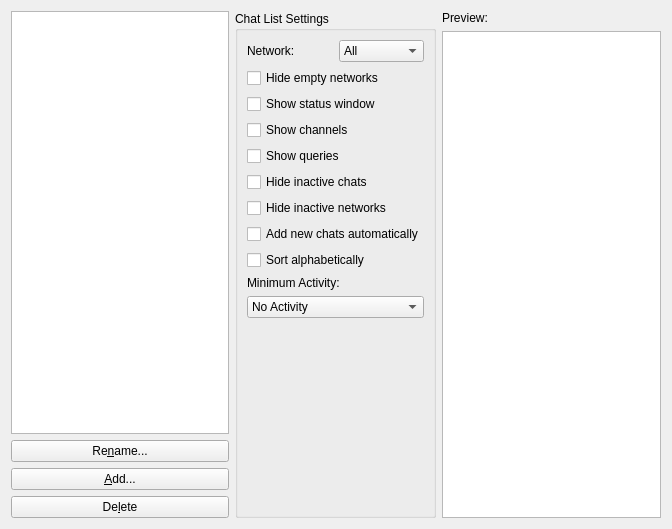
<?xml version="1.0" encoding="UTF-8"?>
<ui version="4.0">
 <class>BufferViewSettingsPage</class>
 <widget class="QWidget" name="BufferViewSettingsPage">
  <property name="geometry">
   <rect>
    <x>0</x>
    <y>0</y>
    <width>672</width>
    <height>529</height>
   </rect>
  </property>
  <property name="windowTitle">
   <string>Form</string>
  </property>
  <layout class="QHBoxLayout">
   <item>
    <layout class="QVBoxLayout">
     <item>
      <widget class="QListWidget" name="bufferViewList"/>
     </item>
     <item>
      <widget class="QPushButton" name="renameBufferView">
       <property name="sizePolicy">
        <sizepolicy hsizetype="Preferred" vsizetype="Fixed">
         <horstretch>0</horstretch>
         <verstretch>0</verstretch>
        </sizepolicy>
       </property>
       <property name="text">
        <string>Re&amp;name...</string>
       </property>
       <property name="icon">
        <iconset>
         <normaloff>:/16x16/actions/oxygen/16x16/actions/edit-rename.png</normaloff>:/16x16/actions/oxygen/16x16/actions/edit-rename.png</iconset>
       </property>
      </widget>
     </item>
     <item>
      <widget class="QPushButton" name="addBufferView">
       <property name="sizePolicy">
        <sizepolicy hsizetype="Preferred" vsizetype="Fixed">
         <horstretch>0</horstretch>
         <verstretch>0</verstretch>
        </sizepolicy>
       </property>
       <property name="text">
        <string>&amp;Add...</string>
       </property>
       <property name="icon">
        <iconset>
         <normaloff>:/16x16/actions/oxygen/16x16/actions/list-add.png</normaloff>:/16x16/actions/oxygen/16x16/actions/list-add.png</iconset>
       </property>
       <property name="iconSize">
        <size>
         <width>16</width>
         <height>16</height>
        </size>
       </property>
      </widget>
     </item>
     <item>
      <widget class="QPushButton" name="deleteBufferView">
       <property name="sizePolicy">
        <sizepolicy hsizetype="Preferred" vsizetype="Fixed">
         <horstretch>0</horstretch>
         <verstretch>0</verstretch>
        </sizepolicy>
       </property>
       <property name="text">
        <string>De&amp;lete</string>
       </property>
       <property name="icon">
        <iconset>
         <normaloff>:/16x16/actions/oxygen/16x16/actions/edit-delete.png</normaloff>:/16x16/actions/oxygen/16x16/actions/edit-delete.png</iconset>
       </property>
      </widget>
     </item>
    </layout>
   </item>
   <item>
    <widget class="QGroupBox" name="settingsGroupBox">
     <property name="title">
      <string>Chat List Settings</string>
     </property>
     <layout class="QVBoxLayout" name="verticalLayout">
      <item>
       <layout class="QHBoxLayout">
        <item>
         <widget class="QLabel" name="label">
          <property name="text">
           <string>Network:</string>
          </property>
         </widget>
        </item>
        <item>
         <widget class="QComboBox" name="networkSelector">
          <item>
           <property name="text">
            <string>All</string>
           </property>
          </item>
         </widget>
        </item>
       </layout>
      </item>
      <item>
       <widget class="QCheckBox" name="hideEmptyNetworks">
        <property name="text">
         <string>Hide empty networks</string>
        </property>
       </widget>
      </item>
      <item>
       <widget class="QCheckBox" name="onlyStatusBuffers">
        <property name="toolTip">
         <string>This option is not available when all Networks are visible.
In this mode no separate status buffer is displayed.</string>
        </property>
        <property name="text">
         <string>Show status window</string>
        </property>
       </widget>
      </item>
      <item>
       <widget class="QCheckBox" name="onlyChannelBuffers">
        <property name="text">
         <string>Show channels</string>
        </property>
       </widget>
      </item>
      <item>
       <widget class="QCheckBox" name="onlyQueryBuffers">
        <property name="text">
         <string>Show queries</string>
        </property>
       </widget>
      </item>
      <item>
       <widget class="QCheckBox" name="hideInactiveBuffers">
        <property name="text">
         <string>Hide inactive chats</string>
        </property>
       </widget>
      </item>
      <item>
       <widget class="QCheckBox" name="hideInactiveNetworks">
        <property name="text">
         <string>Hide inactive networks</string>
        </property>
       </widget>
      </item>
      <item>
       <widget class="QCheckBox" name="addNewBuffersAutomatically">
        <property name="text">
         <string>Add new chats automatically</string>
        </property>
       </widget>
      </item>
      <item>
       <widget class="QCheckBox" name="sortAlphabetically">
        <property name="text">
         <string>Sort alphabetically</string>
        </property>
       </widget>
      </item>
      <item>
       <widget class="QLabel" name="label_3">
        <property name="text">
         <string>Minimum Activity:</string>
        </property>
       </widget>
      </item>
      <item>
       <widget class="QComboBox" name="minimumActivitySelector">
        <item>
         <property name="text">
          <string>No Activity</string>
         </property>
        </item>
        <item>
         <property name="text">
          <string>Other Activity</string>
         </property>
        </item>
        <item>
         <property name="text">
          <string>New Message</string>
         </property>
        </item>
        <item>
         <property name="text">
          <string>Highlight</string>
         </property>
        </item>
       </widget>
      </item>
      <item>
       <spacer>
        <property name="orientation">
         <enum>Qt::Vertical</enum>
        </property>
        <property name="sizeHint" stdset="0">
         <size>
          <width>20</width>
          <height>40</height>
         </size>
        </property>
       </spacer>
      </item>
     </layout>
    </widget>
   </item>
   <item>
    <layout class="QVBoxLayout">
     <item>
      <widget class="QLabel" name="label_2">
       <property name="text">
        <string>Preview:</string>
       </property>
      </widget>
     </item>
     <item>
      <widget class="PreviewBufferView" name="bufferViewPreview">
       <property name="headerHidden">
        <bool>true</bool>
       </property>
      </widget>
     </item>
    </layout>
   </item>
  </layout>
 </widget>
 <customwidgets>
  <customwidget>
   <class>PreviewBufferView</class>
   <extends>QTreeView</extends>
   <header>settingspages/previewbufferview.h</header>
  </customwidget>
 </customwidgets>
 <tabstops>
  <tabstop>bufferViewList</tabstop>
  <tabstop>renameBufferView</tabstop>
  <tabstop>addBufferView</tabstop>
  <tabstop>deleteBufferView</tabstop>
  <tabstop>networkSelector</tabstop>
  <tabstop>onlyStatusBuffers</tabstop>
  <tabstop>onlyChannelBuffers</tabstop>
  <tabstop>onlyQueryBuffers</tabstop>
  <tabstop>hideInactiveBuffers</tabstop>
  <tabstop>addNewBuffersAutomatically</tabstop>
  <tabstop>sortAlphabetically</tabstop>
  <tabstop>minimumActivitySelector</tabstop>
  <tabstop>bufferViewPreview</tabstop>
 </tabstops>
 <resources/>
 <connections/>
</ui>
